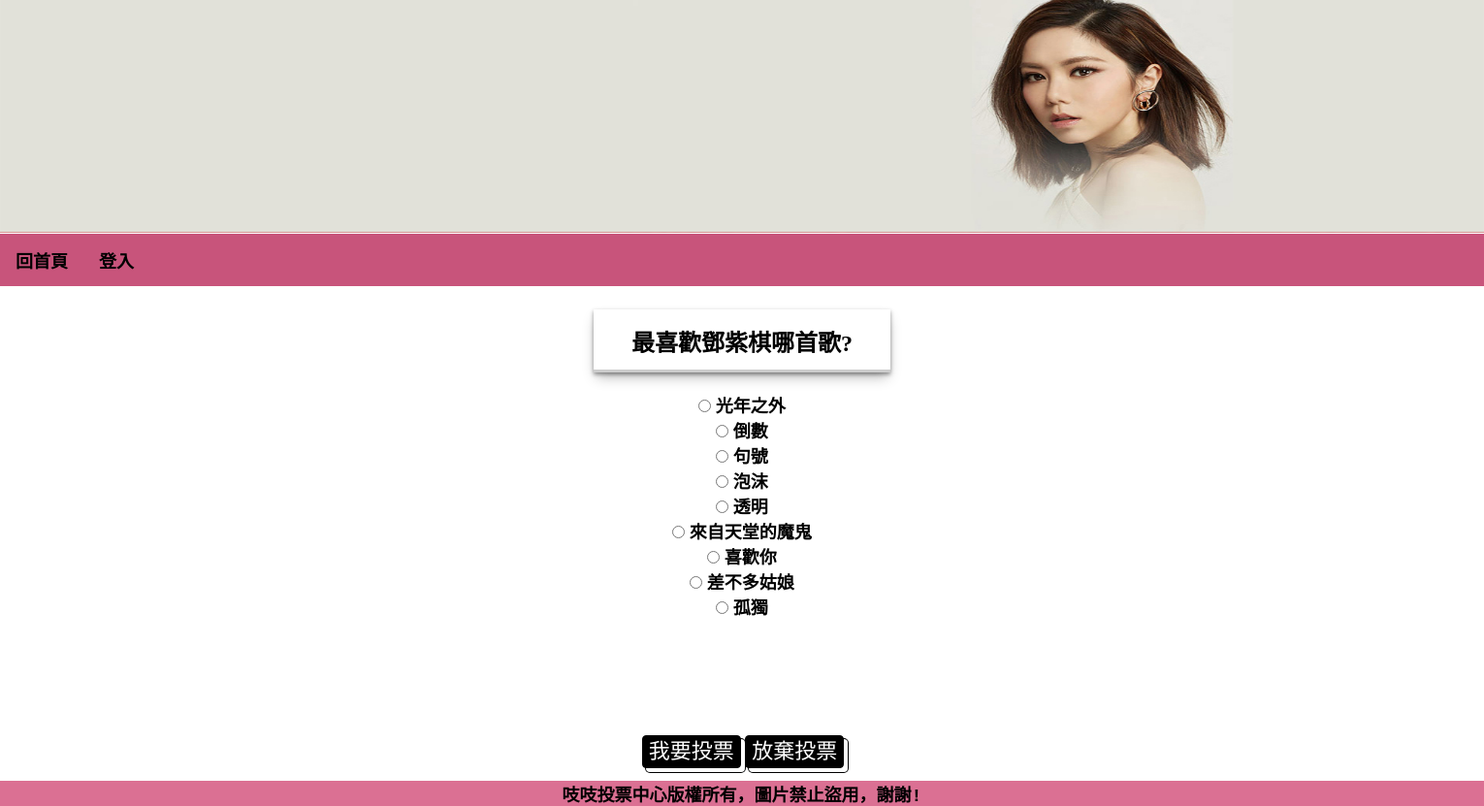
/?do=vote&id=1, run on the app's committed database.
### tables this page shows
CREATE TABLE `subjects` (
  `id` int(11) UNSIGNED NOT NULL COMMENT '序號',
  `type_id` int(11) NOT NULL,
  `subject` varchar(128) NOT NULL COMMENT '主題描述',
  `multiple` tinyint(1) NOT NULL DEFAULT 0 COMMENT '單/複選',
  `mulit_limit` tinyint(2) NOT NULL DEFAULT 1 COMMENT '單/複選項目數',
  `start` date NOT NULL,
  `end` date NOT NULL,
  `total` int(11) UNSIGNED NOT NULL DEFAULT 0 COMMENT '總共幾人投票'
);

CREATE TABLE `options` (
  `id` int(11) UNSIGNED NOT NULL COMMENT '序號',
  `option` varchar(128) NOT NULL COMMENT '選項描述',
  `subject_id` int(11) NOT NULL,
  `total` int(11) NOT NULL DEFAULT 0
);

### api/base.php (called while the page is built, shortened)
<?php
    function pdo(){
        $dsn="mysql:host=localhost;charset=utf8;dbname=s1110220";
        return new PDO($dsn,'s1110220','s1110220');
    }
    function all($table,...$arg){
    $pdo=pdo();
    $sql="SELECT * FROM $table ";
    switch(count($arg)){
        case 1:
            if(is_array($arg[0]) && !empty($arg[0])) {
                foreach($arg[0] as $key => $value){
                    $tmp[]="`$key`='$value'";
                }
                $sql.=" WHERE ". implode(" AND " ,$tmp);
            }elseif(empty($arg[0])){
                $sql.=$arg[0];
            }
        break;
        }
        return $pdo->query($sql)->fetchAll(PDO::FETCH_ASSOC);
    }
    function find($table,$arg){
        $pdo=pdo();
        $sql="SELECT * FROM $table WHERE ";
            if(is_array($arg)){
                foreach($arg as $key => $value){
                    $tmp[]="`$key`='$value'";
                }
                $sql.=implode(" AND " ,$tmp);
            }else{
                $sql.=" `id`='$arg'";
            }
            return $pdo->query($sql)->fetch(PDO::FETCH_ASSOC);
        }
?>

### front/vote.php (the view, shortened to what this page needs)
<?php
    include_once "./api/base.php";
    $subject=find("subjects",$_GET['id']);
    $opts=all('options',['subject_id'=>$_GET['id']]);
?>
        <h1><?=$subject['subject'];?></h1>
        <form action="./api/vote.php" method="post">
    <?php
        foreach($opts as $opt){
    ?>
        <div class="vote_op" style="text-align: center; position: relative; bottom: 120px;">
            <?php
                if($subject['multiple']==0){
            ?>
                    <input type="radio" name="opt" value="<?=$opt['id'];?>">
            <?php
                }else{
            ?>
                    <input type="checkbox" name="opt[]" value="<?=$opt['id'];?>">
            <?php
            }
            ?>
            <?=$opt['option'];?>
        </div>
    <?php
        }
    ?>
        <span style="text-align: center; display: block;">
            <input type="submit" value="我要投票">
            <input type="button" value="放棄投票" onclick="location.href='index.php'">
        </span>
    </form>
</body>
</html>

### css/basic.css (style rules this page uses)
* { box-sizing: border-box; margin: 0px; list-style-type: none; font-size: 16px; font-weight: bolder; }

### css/front.css (style rules this page uses)
* { font-size: 18px; }

### front/vote.php (style rules this page uses)
h1 { font-size: 24px; text-align: center; box-sizing: border-box; box-shadow: rgb(0 0 0 / 40%) 0px 2px 4px, rgb(0 0 0 / 30%) 0px 7px 13px -3px, rgb(0 0 0 / 20%) 0px -3px 0px inset; width: 20%; margin-left: auto; margin-right: auto; margin-bottom: 20px; padding: 15px; position: relative; bottom: 120px; }
input[type="submit"], input[type="button"] { position: relative; bottom: 0.5px; left: 1px; font-size: 22px; appearance: button; background-color: #000; border: 1px solid #000; border-radius: 4px; box-shadow: #fff 4px 4px 0 0,#000 4px 4px 0 1px; box-sizing: border-box; color: #fff; cursor: pointer; display: inline-block; font-family: ITCAvantGardeStd-Bk,Arial,sans-serif; font-weight: 400; line-height: 30px; overflow: visible; text-align: center; text-transform: none; touch-action: manipulation; user-select: none; -webkit-user-select: none; vertical-align: middle; white-space: nowrap; margin-left: auto; margin-right: auto; }

### data on the page
subjects: subject "最喜歡鄧紫棋哪首歌?"
options: option "光年之外"
options: option "倒數"
options: option "句號"
options: option "泡沫"
options: option "透明"
options: option "來自天堂的魔鬼"
options: option "喜歡你"
options: option "差不多姑娘"
options: option "孤獨"
